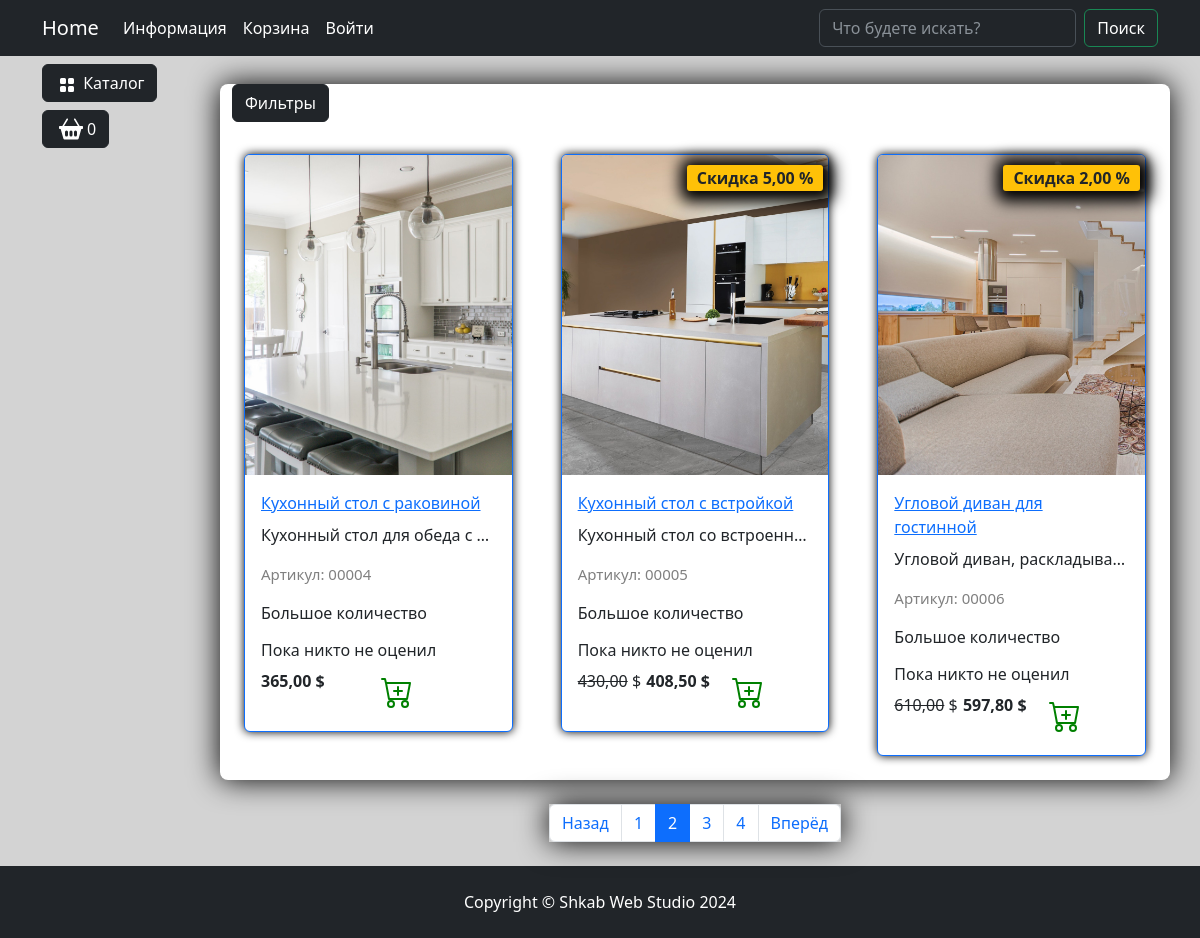
/catalog/all/?page=2, run on the app's committed database.
### goods/models.py (models this page shows, shortened)
class Products(models.Model):
    name = models.CharField(max_length=150, unique=True)
    slug = models.SlugField(max_length=150, unique=True, blank=True, null=True, verbose_name='URL')
    description = models.TextField(blank=True, null=True)
    image = models.ImageField(upload_to='goods_images', null=True)
    price = models.DecimalField(default=0.00, max_digits=7, decimal_places=2)
    discount = models.DecimalField(default=0.00, max_digits=7, decimal_places=2)
    quantity = models.PositiveIntegerField(default=0)
    category = models.ForeignKey(to=Categories, on_delete=models.CASCADE)
    likes = models.SmallIntegerField(default=0)
    is_liked = models.BooleanField(default=False)
    dislikes = models.SmallIntegerField(default=0)
    is_disliked = models.BooleanField(default=0)
    is_little = models.BooleanField(default=False)
    class Meta:
        verbose_name = 'Продукт'
        verbose_name_plural = 'Продукты'
        ordering = ('id', )
    def display_id(self):
        return f'{self.id:05}'
    def sell_price(self):
        if self.discount:
            return round(self.price - self.price*self.discount/100, 2)
        elif self.is_liked:
            return round(self.price - self.price*self.discount/100 - self.price / 100 * 10, 2)
        else:
            return self.price

### goods/views.py (the view, shortened to what this page needs)
# urls.py: path('catalog/', include('goods.urls', namespace='goods')),
def catalog(request, category_slug=None):
    page = request.GET.get('page', 1)
    on_sale = request.GET.get('on_sale', None)
    order_by = request.GET.get('order_by', None)
    query = request.GET.get('q', None)
    if category_slug == 'all':
        products = Products.objects.all()
    elif query:
        products = q_search(query)
    else:
        products = Products.objects.filter(category__slug=category_slug)
        if not products.exists():
            raise Http404()
    paginator = Paginator(products, 3)
    current_page = paginator.page(int(page))
    context = {
        'products': current_page,
        'slug_url': category_slug,
    }
    return render(request, 'goods/catalog.html', context)

### carts/models.py (called while the page is built)
    def total_quantity(self):
        if self:
            return sum(cart.quantity for cart in self)
        return 0

### carts/templatetags/carts_tags.py (called while the page is built)
@register.simple_tag()
def user_carts(request):
    return get_user_carts(request)

@register.simple_tag()
def user_chosens(request):
    return get_user_chosens(request)

### carts/utils.py (called while the page is built)
def get_user_carts(request):
    if request.user.is_authenticated:
        return Cart.objects.filter(user=request.user)
    if not request.session.session_key:
        request.session.create()
    return Cart.objects.filter(session_key=request.session.session_key)

def get_user_chosens(request):
    if request.user.is_authenticated:
        return Chosens.objects.filter(user=request.user)
    if not request.session.session_key:
        request.session.create()
    return Chosens.objects.filter(session_key=request.session.session_key)

### goods/templatetags/goodstags.py (called while the page is built)
@register.simple_tag()
def tag_categories():
    return Categories.objects.all()

@register.simple_tag(takes_context=True)
def change_params(context, **kwargs):
    query = context['request'].GET.dict()
    query.update(kwargs)
    return urlencode(query)

### goods/templates/goods/catalog.html (shortened to what this page needs)
{% extends 'base.html' %}
{% load static %}
{% load goodstags %}
{% block modal_cart %}
{% include 'includes/cart_button.html' %}
{% endblock %}
{% block content %}
<div class="row bg-white custom-shadow">
    <div class="dropdown mb-2">
        <button class="btn btn-secondary dropdown-toggle btn-dark" type="button" data-bs-toggle="dropdown"
            aria-expanded="false">
            Фильтры
        </button>
    </div>
     {% for product in products %}
    <div class="col-lg-4 col-md-6 p-4">
        <div class="card border-primary rounded custom-shadow-card">
            <img src="{{product.image.url}}" class="card-img-top" alt="...">
            <div class="card-body">
                <a href="{% url 'goods:product' product.slug %}">
                    <p class="card-title">{{product.name}}</p>
                </a>
                <p class="card-text text-truncate">{{product.description}}</p>
                <p class="product_id">Артикул: {{product.display_id}}</p>
                {% if product.is_little %}
                <p class="card-text color-red">Осталось {{product.quantity}} товаров</p>
                {% else %}
                <p class="card-text">Большое количество</p>
                {% endif %}
                {% if product.likes %}
                <h6>Оценили: {{ product.likes }}</h6>
                {% else %}
                <h6>Пока никто не оценил</h6>
                {% endif %}
                <div class="d-flex justify-content-between">
                    {% if product.discount %}
                    <p><s>{{ product.price }}</s> $</p>
                    <p><strong>{{product.sell_price }} $</strong></p>
                    <span class="badge bg-warning text-dark">Скидка {{product.discount}} %</span>
                    {% else %}
                        {% if product.price != product.sell_price %}
                        <p><s>{{ product.price }}</s> $</p>
                        <p><strong>{{product.sell_price}} $</strong></P>
                        {% else %}
                        <p><strong>{{product.sell_price}} $</strong></P>
                        {% endif %}
                    {% endif %}
                    {% if product.quantity > 0 %}
                    <a href="{% url "carts:cart_add" %}" class="btn add-to-cart"
                        data-product-id="{{ product.id }}">
                            <img class="mx-1" src="{% static "deps/icons/cart-plus.svg" %}" alt="Catalog Icon"
                                width="32" height="32">
                    </a>
                    <a href="{% url "carts:chosens_add" %}" class="btn add-to-chosen"
                        data-product-id="{{ product.id }}">
                    </a>
                    {% else %}
                    <h4>Товара нет в наличии</h4>
                    {% endif %}
                </div>
            </div>
        </div>
    </div>
    {% endfor %}
</div>
<nav aria-label="Page navigation example">
    <ul class="pagination justify-content-center my-4">
        <div class="custom-shadow d-flex">
            <li class="page-item {% if not products.has_previous %}disabled{% endif %}">
              <a class="page-link" href="{% if products.has_previous %}?{% change_params page=products.previous_page_number %}{% else %}#{% endif %}">Назад</a>
            </li>
            {% for page in products.paginator.page_range %}
            <li class="page-item {% if products.number == page %}active{% endif %}">
                <a class="page-link" href="?{% change_params page=page  %}">{{page}}</a></li>
            {% endfor %}
            <li class="page-item {% if not products.has_next %}disabled{% endif %}">
                <a class="page-link" href="{% if products.has_next %}?{% change_params page=products.next_page_number  %}{% else %}#{% endif %}">Вперёд</a>
              </li>
        </div>
    </ul>
</nav>
{% endblock %}
{% block footer %}
<footer class="py-4 bg-dark">
    <div class="container">
        <p class="m-0 text-center text-white">Copyright &copy; Shkab Web Studio 2024</p>
    </div>
</footer>
{% endblock %}

### static/deps/css/my_css.css (style rules this page uses)
body { background-color: lightgrey; }
html { behavior: smooth; }
.dropdown-toggle::after { content: none; }
.custom-shadow { box-shadow: 0px 0px 30px 0px #000000; }
.custom-shadow-card { box-shadow: 0px 0px 10px 0px #000000; }
.product_id { color: gray; font-size: 15px; }
.badge.bg-warning.text-dark { position: absolute; top: 10px; right: 5px; z-index: 1; padding: 5px 10px; border-radius: 3px; font-size: 1rem; box-shadow: 2px 2px 15px 9px #000000; }

### goods/templates/goods/catalog.html (style rules this page uses)
.bg-white { border-radius: 8px; }

### data on the page
Products: image (picture), name "Кухонный стол с раковиной", description "Кухонный стол для обеда с…", display_id "00004", is_little "Большое количество", likes "Пока никто не оценил", sell_price "365,00"
Products: image (picture), name "Кухонный стол с встройкой", description "Кухонный стол со встроенн…", display_id "00005", is_little "Большое количество", likes "Пока никто не оценил", price "430,00", sell_price "408,50", discount "5,00"
Products: image (picture), name "Угловой диван для гостинной", description "Угловой диван, раскладыва…", display_id "00006", is_little "Большое количество", likes "Пока никто не оценил", price "610,00", sell_price "597,80", discount "2,00"

### other printed values
{{ carts.total_quantity }} "0"
{{ page }} "1" "2" "3" "4"
